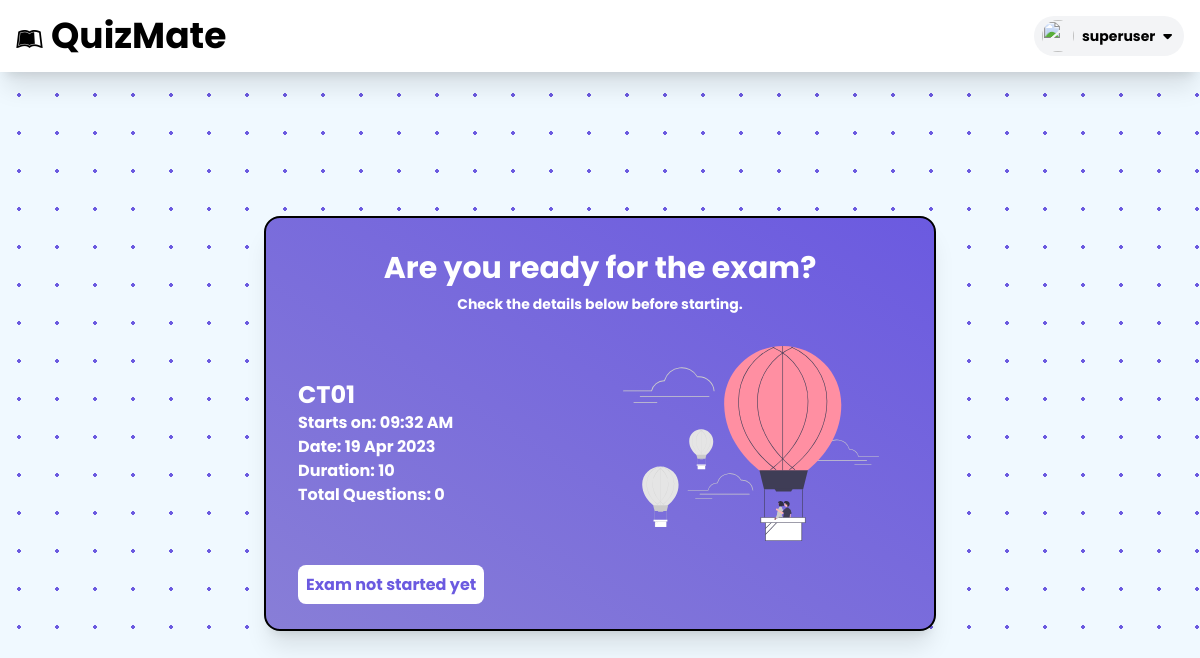
Screenshot of /home/exam/start/1/ (signed in) with the database file from the repository.
### exam/models.py (models this page shows, shortened)
class Exam(models.Model):
    classes = models.ForeignKey(Class, related_name='exams', on_delete=models.CASCADE)
    name = models.CharField(max_length=100)
    date = models.DateField(default=None)
    start_time = models.TimeField(default=None)
    duration = models.IntegerField(default=60, null=True, blank=True)
    instruction = models.TextField(null=True, blank=True)

### exam/views.py (the view)
# urls.py: path('exam/start/<int:exam_id>/', examStart, name='examStart'),
@login_required(login_url='/login')
def examStart(request, exam_id):
    exam = Exam.objects.get(id=exam_id)
    class_obj = Class.objects.get(id=exam.classes.id)
    questions = Question.objects.filter(exam=exam.id)
    if(request.user.id == Exam.objects.get(id=exam_id).classes.teacher.id):
        return redirect('/home/exam/'+str(exam.id))
    started = True if exam.start_time <= datetime.now().time() and exam.date == datetime.now().date() else False
    submitted = True if AnswerSheet.objects.filter(exam=exam_id, student=request.user.id).exists() else False
    data = {"exam": exam, "class": class_obj, "questions": questions, "started": started,  'submitted': submitted}
    return render(request, 'exam/examStart.html', data)

### templates/exam/examStart.html (shortened to what this page needs)
{% extends 'exam/base.html' %} {% load static %}{% block content %}
<div class="max-w-2xl mx-auto">
    <div
        class="mt-36 w-full p-8 bg-gradient-to-tr from-secondary to-primary text-white shadow-xl rounded-2xl border-2 border-black"
    >
        <div class="w-full grid grid-cols-2">
            <div class="col-span-2">
                <h1 class="text-center font-bold text-3xl">
                    {% if submitted %} You've already submitted your answer.
                    <span
                        >{% elif not ended %} Are you ready for the exam?</span
                    {% else %} Exam Already Ended {% endif %}
                </h1>
                <p class="text-center text-sm font-bold mt-2">
                    Check the details below before starting.
                </p>
            </div>
            <div
                class="flex flex-col items-start justify-center font-bold text-shadow-xl"
            >
                <h1 class="text-left text-2xl font-bold">{{exam.name}}</h1>
                <h2 class="text-left text-md">
                    Starts on: {{exam.start_time | date:"h:i A"}}
                </h2>
                <h2 class="text-left text-md">
                    Date: {{exam.date |date:"d M Y"}}
                </h2>
                <h2 class="text-left text-md">Duration: {{exam.duration}}</h2>
                <h2 class="text-left text-md">
                    Total Questions: {{questions.count}}
                </h2>
            </div>
            <div>
                <img
                    src="{% static 'exam/images/hotairbaloon.svg' %}"
                    alt=""
                    class="w-64 mx-auto my-8"
                />
            </div>
            <div class="col-span-2">
                {% if submitted %}
                <a
                    href="{% url 'reportcard' exam.id request.user.id %}"
                    class="w-full bg-white text-primary font-bold p-2 rounded-lg"
                >
                    View Results
                </a>
                {% else %}
                <a
                    href="#"
                    class="w-full bg-white text-primary font-bold p-2 rounded-lg disabled"
                >
                    Exam not started yet
                </a>
                {% endif %}
            </div>
        </div>
    </div>
</div>
{%endblock%}

### templates/reusable/exam_header.html (shortened to what this page needs)
{% load static %}
<div class="sticky top-0 max-w-screen bg-white py-4 shadow-xl">
    <div class="max-w-7xl px-4 flex justify-between items-center mx-auto">
        <div>
            <a href="/home" class="text-xl md:text-2xl lg:text-4xl text-black font-bold" ><i class="text-2xl mr-2 fa fa-leanpub"></i>QuizMate</a>
        </div>
        <div class="relative ml-3">
            <div>
                <button
                    type="button"
                    class="flex max-w-xs items-center rounded-full bg-gray-100 py-1 px-2 gap-2 text-sm focus:outline-none focus:ring-2 focus:ring-white focus:ring-offset-2 focus:ring-offset-gray-800"
                    id="user-menu-button"
                    aria-expanded="false"
                    aria-haspopup="true"
                    onclick="profileheaderModal()"
                >
                    <img
                        class="h-8 w-8 rounded-full"
                        src="https://www.clipartmax.com/png/middle/171-1717870_stockvader-predicted-cron-for-may-user-profile-icon-png.png"
                        alt=""
                    />
                    <p>
                        {% if request.user.first_name != "" %}
                        <span class="font-bold">
                            {{request.user.first_name}}
                            {{request.user.last_name}}
                        </span>
                        {% else %}
                        <span class="font-bold">{{request.user.username}}</span>
                        {% endif %}
                    </p>
                    <i class="fa-solid fa-caret-down mr-1"></i>
                </button>
            </div>
        </div>
    </div>
</div>

### static/exam/base.css (style rules this page uses)
.polkabg { background-image: radial-gradient( #6b5ae0 1.6500000000000001px, #f0f9ff 1.6500000000000001px ); background-size: 38px 38px; }

### rows the page displays
Exam: name "CT01", start_time "09:32 AM", date "19 Apr 2023", duration "10"

### other values shown
{{ request.user.username }} "superuser"
{{ questions.count }} "0"
